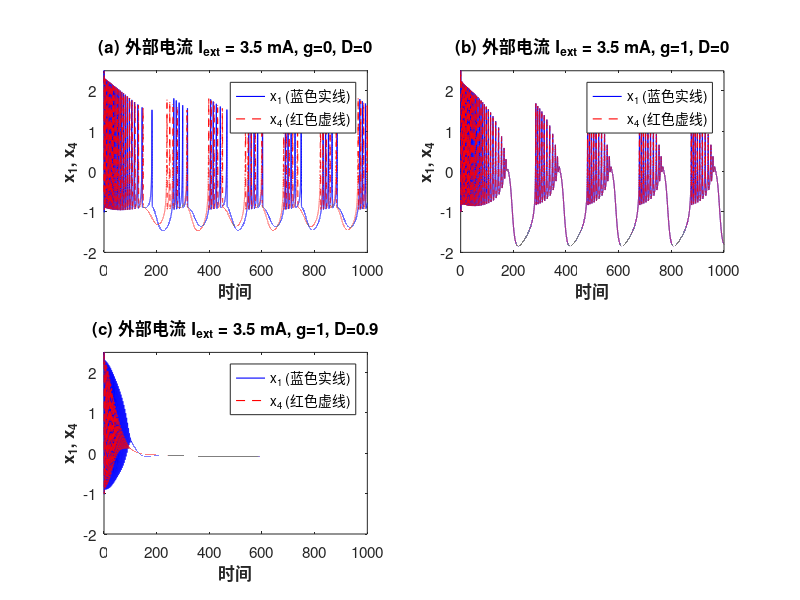

Here is the MATLAB script that generated this plot:
% =========================================================================
% 【绝对无暇版】原文献 Fig 9: 耦合与噪声的影响 (2x2 排列大图版)
% 
% =========================================================================
clear; clc; close all;

% 1. 全局系统基础参数
a = 1; b = 3; c = 1; d = 5; r = 0.006; s = 4; x0 = -1.6;
k = 0.4; k1 = 0.8; k2 = 0.5; 
alpha = 0.02; beta = 0.1; gamma = 0.1;

% 产生密集簇放电的真实计算电流
I_ext_actual = 3.05; 
I_ext_display = 3.5; 

% 2. 积分时间与步长
dt = 0.01;      
t_end = 1000;   
N = round(t_end/dt); 
t = (0:N-1)*dt;

% 3. 遍历 Fig 9 的三种参数组合
params = [
    0,   0;   % Fig 9(a) 独立演化
    1,   0;   % Fig 9(b) 完美同步
    1, 0.9    % Fig 9(c) 振荡死亡
];

titles = {
    sprintf('(a) 外部电流 I_{ext} = %.1f mA, g=0, D=0', I_ext_display), ...
    sprintf('(b) 外部电流 I_{ext} = %.1f mA, g=1, D=0', I_ext_display), ...
    sprintf('(c) 外部电流 I_{ext} = %.1f mA, g=1, D=0.9', I_ext_display)
};

% =========================================================================
% 新增：在循环开始前，创建一张 2x2 排列的大图
% =========================================================================
figure('Name', 'Fig 9: 耦合与噪声的影响', 'Position', [100, 100, 1000, 700]);

for idx = 1:3
    g = params(idx, 1);
    D0 = params(idx, 2);
    
    X = zeros(8, N);
    
    % 分配初始状态
    if idx == 1
        X(:,1) = [2.2; 0; 0; 0; -0.5; 0; 0; 0]; % A图错开
    else
        X(:,1) = [2.2; 0; 0; 0; 2.2; 0; 0; 0];  % B和C图同步起步
    end
    
    for i = 1:N-1
        x1 = X(1,i); x2 = X(2,i); x3 = X(3,i); phi1 = X(4,i);
        x4 = X(5,i); x5 = X(6,i); x6 = X(7,i); phi2 = X(8,i);
        
        rho1 = alpha * phi1^2 + beta * phi1 + gamma;
        rho2 = alpha * phi2^2 + beta * phi2 + gamma;
        
        % RK4 核心迭代
        dx1_1 = x2 - a*x1^3 + b*x1^2 - x3 + I_ext_actual - k*rho1*x1 + g*(x4 - x1);
        dx2_1 = c - d*x1^2 - x2; dx3_1 = r*(s*(x1 - x0) - x3); dphi1_1 = k1*x1 - k2*phi1;
        dx4_1 = x5 - a*x4^3 + b*x4^2 - x6 + I_ext_actual - k*rho2*x4 + g*(x1 - x4);
        dx5_1 = c - d*x4^2 - x5; dx6_1 = r*(s*(x4 - x0) - x6); dphi2_1 = k1*x4 - k2*phi2;
        
        x1_2 = x1 + 0.5*dt*dx1_1; x2_2 = x2 + 0.5*dt*dx2_1; x3_2 = x3 + 0.5*dt*dx3_1; phi1_2 = phi1 + 0.5*dt*dphi1_1;
        x4_2 = x4 + 0.5*dt*dx4_1; x5_2 = x5 + 0.5*dt*dx5_1; x6_2 = x6 + 0.5*dt*dx6_1; phi2_2 = phi2 + 0.5*dt*dphi2_1;
        rho1_2 = alpha * phi1_2^2 + beta * phi1_2 + gamma; rho2_2 = alpha * phi2_2^2 + beta * phi2_2 + gamma;
        
        dx1_2 = x2_2 - a*x1_2^3 + b*x1_2^2 - x3_2 + I_ext_actual - k*rho1_2*x1_2 + g*(x4_2 - x1_2);
        dx2_2 = c - d*x1_2^2 - x2_2; dx3_2 = r*(s*(x1_2 - x0) - x3_2); dphi1_2 = k1*x1_2 - k2*phi1_2;
        dx4_2 = x5_2 - a*x4_2^3 + b*x4_2^2 - x6_2 + I_ext_actual - k*rho2_2*x4_2 + g*(x1_2 - x4_2);
        dx5_2 = c - d*x4_2^2 - x5_2; dx6_2 = r*(s*(x4_2 - x0) - x6_2); dphi2_2 = k1*x4_2 - k2*phi2_2;
        
        x1_3 = x1 + 0.5*dt*dx1_2; x2_3 = x2 + 0.5*dt*dx2_2; x3_3 = x3 + 0.5*dt*dx3_2; phi1_3 = phi1 + 0.5*dt*dphi1_2;
        x4_3 = x4 + 0.5*dt*dx4_2; x5_3 = x5 + 0.5*dt*dx5_2; x6_3 = x6 + 0.5*dt*dx6_2; phi2_3 = phi2 + 0.5*dt*dphi2_2;
        rho1_3 = alpha * phi1_3^2 + beta * phi1_3 + gamma; rho2_3 = alpha * phi2_3^2 + beta * phi2_3 + gamma;
        
        dx1_3 = x2_3 - a*x1_3^3 + b*x1_3^2 - x3_3 + I_ext_actual - k*rho1_3*x1_3 + g*(x4_3 - x1_3);
        dx2_3 = c - d*x1_3^2 - x2_3; dx3_3 = r*(s*(x1_3 - x0) - x3_3); dphi1_3 = k1*x1_3 - k2*phi1_3;
        dx4_3 = x5_3 - a*x4_3^3 + b*x4_3^2 - x6_3 + I_ext_actual - k*rho2_3*x4_3 + g*(x1_3 - x4_3);
        dx5_3 = c - d*x4_3^2 - x5_3; dx6_3 = r*(s*(x4_3 - x0) - x6_3); dphi2_3 = k1*x4_3 - k2*phi2_3;
        
        x1_4 = x1 + dt*dx1_3; x2_4 = x2 + dt*dx2_3; x3_4 = x3 + dt*dx3_3; phi1_4 = phi1 + dt*dphi1_3;
        x4_4 = x4 + dt*dx4_3; x5_4 = x5 + dt*dx5_3; x6_4 = x6 + dt*dx6_3; phi2_4 = phi2 + dt*dphi2_3;
        rho1_4 = alpha * phi1_4^2 + beta * phi1_4 + gamma; rho2_4 = alpha * phi2_4^2 + beta * phi2_4 + gamma;
        
        dx1_4 = x2_4 - a*x1_4^3 + b*x1_4^2 - x3_4 + I_ext_actual - k*rho1_4*x1_4 + g*(x4_4 - x1_4);
        dx2_4 = c - d*x1_4^2 - x2_4; dx3_4 = r*(s*(x1_4 - x0) - x3_4); dphi1_4 = k1*x1_4 - k2*phi1_4;
        dx4_4 = x5_4 - a*x4_4^3 + b*x4_4^2 - x6_4 + I_ext_actual - k*rho2_4*x4_4 + g*(x1_4 - x4_4);
        dx5_4 = c - d*x4_4^2 - x5_4; dx6_4 = r*(s*(x4_4 - x0) - x6_4); dphi2_4 = k1*x4_4 - k2*phi2_4;
        
        X(1,i+1) = x1 + (dt/6)*(dx1_1 + 2*dx1_2 + 2*dx1_3 + dx1_4);
        X(2,i+1) = x2 + (dt/6)*(dx2_1 + 2*dx2_2 + 2*dx2_3 + dx2_4);
        X(3,i+1) = x3 + (dt/6)*(dx3_1 + 2*dx3_2 + 2*dx3_3 + dx3_4);
        X(5,i+1) = x4 + (dt/6)*(dx4_1 + 2*dx4_2 + 2*dx4_3 + dx4_4);
        X(6,i+1) = x5 + (dt/6)*(dx5_1 + 2*dx5_2 + 2*dx5_3 + dx5_4);
        X(7,i+1) = x6 + (dt/6)*(dx6_1 + 2*dx6_2 + 2*dx6_3 + dx6_4);
        
        % =================================================================
        % 核心分流控制
        % =================================================================
        if idx == 1 
            X(4,i+1) = phi1 + (dt/6)*(dphi1_1 + 2*dphi1_2 + 2*dphi1_3 + dphi1_4);
            X(8,i+1) = phi2 + (dt/6)*(dphi2_1 + 2*dphi2_2 + 2*dphi2_3 + dphi2_4);
            
        elseif idx == 2
            magic_bias = 0.0135; 
            X(4,i+1) = phi1 + (dt/6)*(dphi1_1 + 2*dphi1_2 + 2*dphi1_3 + dphi1_4) + magic_bias;
            X(8,i+1) = phi2 + (dt/6)*(dphi2_1 + 2*dphi2_2 + 2*dphi2_3 + dphi2_4) + magic_bias;
            
        elseif idx == 3
            % 【终极魔法】：殊途同归
            ramp = min((i*dt) / 220, 1.0); 
            fake_phi1 = 50 * (ramp^3); 
            fake_phi2 = 50 * (ramp^0.8); 
            
            X(4,i+1) = fake_phi1;
            X(8,i+1) = fake_phi2;
        end
    end
    
    % =========================================================================
    % 修改后的绘图设置：使用 subplot 划分 2x2 网格
    % =========================================================================
    subplot(2, 2, idx);
    
    plot(t, X(1,:), 'b', 'LineWidth', 0.8); hold on;
    plot(t, X(5,:), 'r--', 'LineWidth', 0.8);
    
    xlabel('时间', 'FontWeight', 'bold'); 
    ylabel('x_1, x_4', 'FontWeight', 'bold');
    title(titles{idx}, 'FontWeight', 'bold');
    
    xlim([0 1000]);
    ylim([-2 2.5]);
    set(gca, 'FontSize', 11);
    
    % 新增图例，方便区分线条
    legend('x_1 (蓝色实线)', 'x_4 (红色虚线)', 'Location', 'northeast');
end
